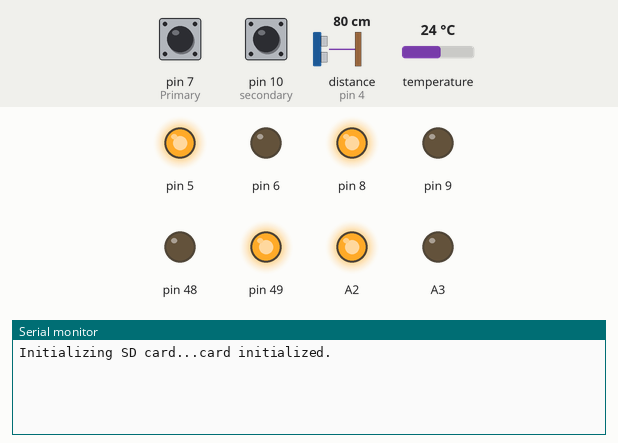
This sketch was run on a simulated Arduino Mega 2560, built with avr-gcc and run on an emulated ATmega2560. Shown: output pins drawn as LEDs (lit = HIGH), the last lines printed to the serial monitor. Inputs (shaded band) come from the test bench; at power-on: pin 7 (Primary) HIGH, pin 10 (secondary) HIGH, distance to the obstacle (sensor on pin 4) 80 cm, temperature 24 °C. The echo pulse lasts 58.3 µs per cm; storage starts empty; pins used as bus, display or sensor lines are not drawn.

Above: at 1.2 s.
1.3 s: pin 7 (Primary) pulled LOW for 0.15 s
At 1.9 s:
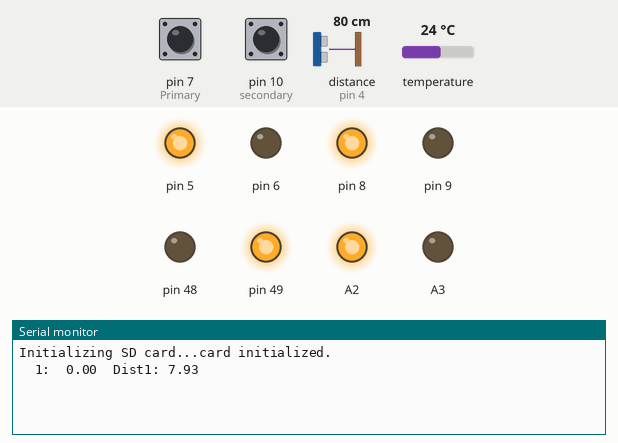
At 3.0 s:
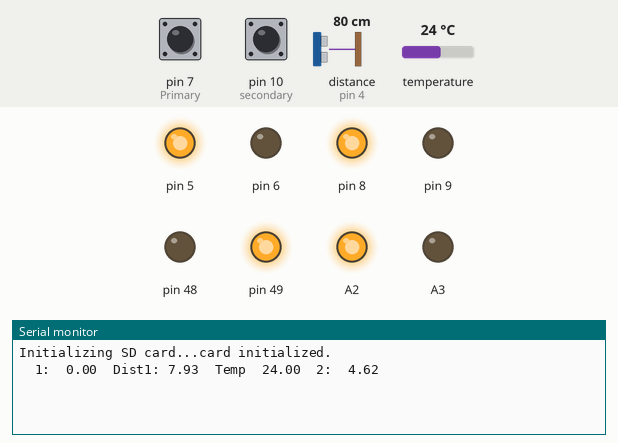

The sketch:

abc003.ino
```cpp
#include <Wire.h>
#include <OneWire.h>
#include <DallasTemperature.h>
#include <SD.h>

OneWire oneWire(2);
DallasTemperature sensors(&oneWire);

const int chipSelect = 53, trigPin1 = 3, echoPin1 = 4;
float avg_dist[10] = {0,0,0,0,0,0,0,0,0,0};
float duration = 0, distance = 0;
File dataFile;

float rpm_1 = 0, engine_rpm = 0, sum1 = 0, rpm_2 = 0, diff_2 = 0, old_rpm2 = 0, sum2 = 0, shaft_rpm = 0, diff_1 = 0, old_rpm1 = 0, temperature_value, sum3 = 0, dist = 0;
unsigned long timeold1 = 0, timenew_1 = 0, timeold2 = 0, timenew_2 = 0;
bool flag = 0, flag2 = 0;
float avg_rpm[5] = {0,0,0,0,0};
float avg_rpm2[10] = {0,0,0,0,0, 0,0,0,0,0};
String data_string = "";

void Average_rpm(float rpm);
void Average_rpm2(float rpm);
float Average_dist(float dist);
void sd_card();
void print_temperature_distance_final_rpm();

void setup(void){
  pinMode(7,INPUT_PULLUP);   //Primary
  pinMode(10,INPUT_PULLUP);      //secondary
  pinMode(5,OUTPUT);
  pinMode(6,OUTPUT);
  digitalWrite(5, HIGH);
  digitalWrite(6, LOW);
  pinMode(8,OUTPUT);
  pinMode(9,OUTPUT);
  digitalWrite(8, HIGH);
  digitalWrite(9, LOW);
  pinMode(A2,OUTPUT);
  pinMode(A3,OUTPUT);
  digitalWrite(A2, HIGH);
  digitalWrite(A3, LOW);
  Serial.begin(9600);
  pinMode(trigPin1, OUTPUT);
  pinMode(echoPin1, INPUT);
  sensors.begin();
  pinMode(48,OUTPUT);
  pinMode(49,OUTPUT);
  digitalWrite(48, LOW);
  digitalWrite(49, HIGH);

  while (!Serial) {
    ; // wait for serial port to connect. Needed for native USB port only
  }
  Serial.print("Initializing SD card...");
  // see if the card is present and can be initialized:
  if (!SD.begin(chipSelect)) {
    Serial.println("Card failed, or not present");
    // don't do anything more:
    while (1);
  }
  Serial.println("card initialized.");
}

void loop(void) {

  if(!flag){
    if(!digitalRead(10)){
      timenew_1 = micros();
      diff_1=timenew_1-timeold1;
      rpm_1=(60000000.0/diff_1);
      timeold1=timenew_1;
      if(rpm_1 < 550 && abs(old_rpm1 - rpm_1) < 150){
        Average_rpm(rpm_1);
      }
      old_rpm1 = rpm_1;
      flag = 1;
    }
  }
  if(flag){
    if(digitalRead(10)){
      flag = 0;
    }
  }

  if(!flag2){
    if(!digitalRead(7)){
      timenew_2=micros();
      diff_2=timenew_2-timeold2;
      rpm_2=(60000000.0/diff_2);
      timeold2=timenew_2;
    //  if(rpm_2 < 4400 && rpm_2 > 1400 && (abs(old_rpm2 - rpm_2) < 1000)){
        Average_rpm2(rpm_2);
     //}
      old_rpm2 = rpm_2;
      flag2 = 1;
    }
  }
  if(flag2){
    if(digitalRead(7)){
      flag2 = 0;
    }
  }
}

void Average_rpm(float rpm){
  avg_rpm[4] = rpm;
  sum1 = 0;
  for(int i =0; i < 5; i++){
    sum1 = sum1 + avg_rpm[i];
  }
  for(int i =0;i<4;i++){
    avg_rpm[i] = avg_rpm[i+1];
  }
  shaft_rpm = sum1 / 5;
}

void Average_rpm2(float rpm){
  avg_rpm2[9] = rpm;
  sum2 = 0;
  for(int i =0; i < 10; i++){
    sum2 = sum2 + avg_rpm2[i];
  }
  for(int i =0; i< 9; i++){

    avg_rpm2[i] = avg_rpm2[i+1];
  }
  engine_rpm = sum2/10;

  print_temperature_distance_final_rpm();
}

void print_temperature_distance_final_rpm(){
  Serial.print("  1:  ");
  Serial.print(shaft_rpm);

  digitalWrite(trigPin1, LOW);
  delayMicroseconds(2);
  digitalWrite(trigPin1, HIGH);
  delayMicroseconds(10);
  digitalWrite(trigPin1, LOW);

  duration = pulseIn(echoPin1, HIGH);
  distance = (duration*.034)/2;
  Serial.print("  Dist1: ");
  dist = Average_dist ( distance);
  Serial.print( dist);

  sensors.requestTemperatures();
  Serial.print("  Temp  ");
  temperature_value = sensors.getTempCByIndex(0);
  Serial.print(temperature_value);

  Serial.print("  2:  ");
  Serial.println(engine_rpm);

  sd_card();
}

void sd_card(){
  dataFile = SD.open("datalog.txt", FILE_WRITE);

  if (dataFile){
    data_string = ( " 1 " + String(engine_rpm) + " 2 " + String(shaft_rpm) + " Dist " + String(dist) + " Temp " + String(temperature_value));
    dataFile.println(data_string);
    dataFile.close();
  }
  else{
    Serial.println(" Error opening data file ");
  }
}

float Average_dist(float dist){
  avg_dist[9] = dist;
  sum3 = 0;
  for(int i =0; i < 10; i++){
    sum3 = sum3 + avg_dist[i];
  }
  for(int i =0;i<9;i++){
    avg_dist[i] = avg_dist[i+1];
  }
  return dist = sum3 /10;
}
```

Measured:
- after the input at 1.3 s, the serial monitor: prints a new line at once (image 1)
